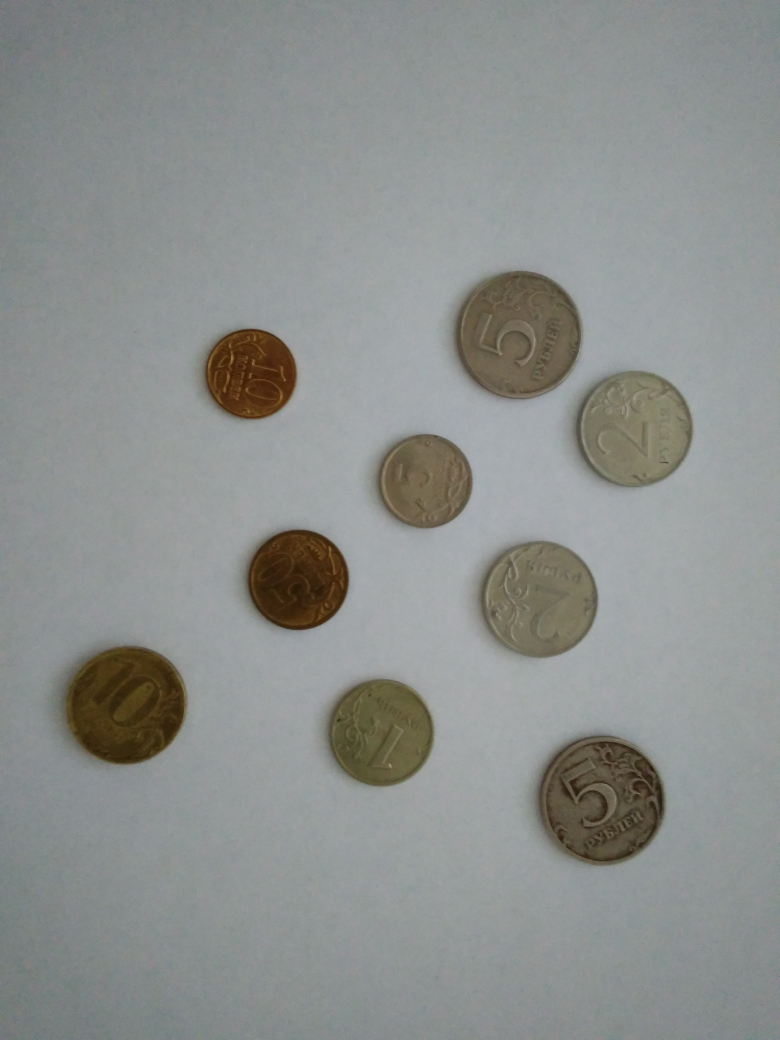
#> input picture practice/bin-images/coins.jpg, 3120 x 4160 px, given in place of the camera (shown at 1/4 size)
$ python catch-motion.py
#> lines starting #> are read from the running program, lines starting #| are printed output that depends on the picture
import cv2
import numpy as np

cam = cv2.VideoCapture(0)

cv2.namedWindow("Camera", cv2.WINDOW_KEEPRATIO)
cv2.namedWindow("Background", cv2.WINDOW_KEEPRATIO)

background = None
prev_gray = None
buffer = []
BUFFER_SIZE = 10

frames = 0

while cam.isOpened():
    _, img = cam.read()
#> img is the input picture: shape (4160, 3120, 3); mean B, G, R 141.7, 143.9, 140.9

    img = cv2.flip(img, 1)
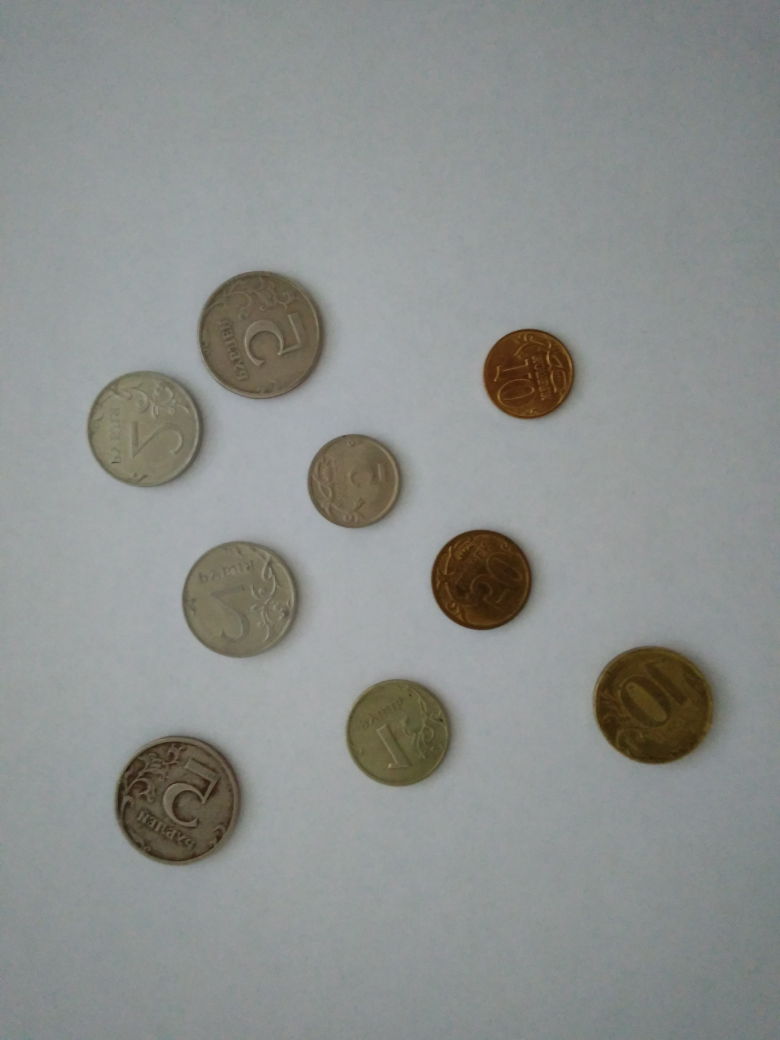
#> img: shape (4160, 3120, 3) (shown at 1/4 size); mean B, G, R 141.7, 143.9, 140.9

    frames += 1

    gray = cv2.cvtColor(img, cv2.COLOR_BGR2GRAY)
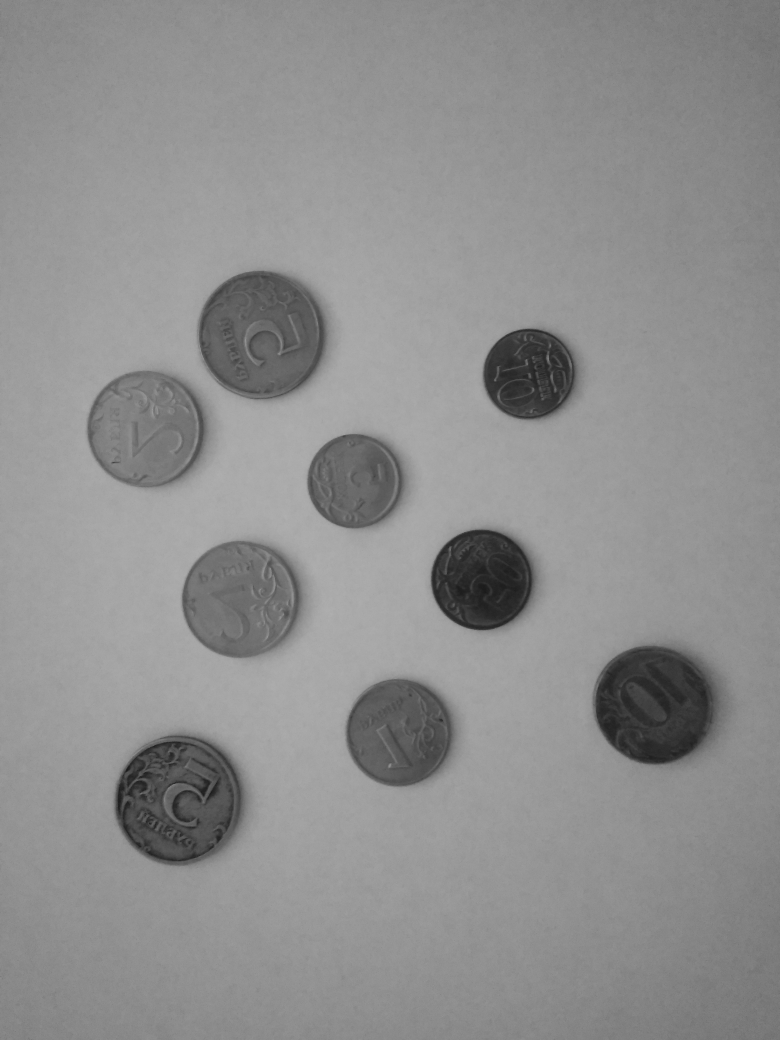
#> gray: shape (4160, 3120) (shown at 1/4 size); min 4, max 179, mean 142.8
    gray = cv2.GaussianBlur(gray, (21, 21), sigmaX=0)

    if frames % 10 == 0 and prev_gray is not None:
        diff = prev_gray - gray # try with image area
        buffer.append(diff.mean())
        frames = 0

    if len(buffer) > BUFFER_SIZE:
        buffer.pop(0)
        std = np.std(buffer)
        print(std)
        if std < 35:
            print("Updating background...")
            background = gray.copy()
            buffer.clear()

    key = cv2.waitKey(1)
#> (key q is pressed here)
    if key == ord('q'):
        break
    elif key == ord('b'):
        background = gray.copy()

    if background is not None:
        delta = cv2.absdiff(background, gray)
        thresh = cv2.threshold(delta, 25, 255, cv2.THRESH_BINARY)[1]
        thresh = cv2.dilate(thresh, None, iterations=2)

        contours, _ = cv2.findContours(thresh.copy(), cv2.RETR_EXTERNAL, cv2.CHAIN_APPROX_SIMPLE)

        for cnt in contours:
            area = cv2.contourArea(cnt)
            if area > 600:
                (x, y, w, h) = cv2.boundingRect(cnt)
                cv2.rectangle(img, (x, y), (x + w, y + h), (0, 255, 0), 2)

        cv2.imshow("Background", thresh)
    cv2.imshow("Camera", img)
    prev_gray = gray


cam.release()
cv2.destroyAllWindows()
